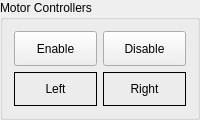
     <widget class="QGroupBox" name="mtrCtrlEnableBox">
      <property name="geometry">
       <rect>
        <x>687</x>
        <y>20</y>
        <width>200</width>
        <height>120</height>
       </rect>
      </property>
      <property name="title">
       <string>Motor Controllers</string>
      </property>
      <layout class="QGridLayout" name="gridLayout_5">
       <item row="0" column="0">
        <layout class="QHBoxLayout" name="mtrCtrlEnableButtonsBox">
         <item>
          <widget class="QPushButton" name="mtrCtrlEnableButton">
           <property name="sizePolicy">
            <sizepolicy hsizetype="Preferred" vsizetype="Preferred">
             <horstretch>0</horstretch>
             <verstretch>0</verstretch>
            </sizepolicy>
           </property>
           <property name="text">
            <string>Enable</string>
           </property>
           <property name="checkable">
            <bool>false</bool>
           </property>
           <property name="checked">
            <bool>false</bool>
           </property>
          </widget>
         </item>
         <item>
          <widget class="QPushButton" name="mtrCtrlDisableButton">
           <property name="sizePolicy">
            <sizepolicy hsizetype="Preferred" vsizetype="Preferred">
             <horstretch>0</horstretch>
             <verstretch>0</verstretch>
            </sizepolicy>
           </property>
           <property name="text">
            <string>Disable</string>
           </property>
           <property name="checkable">
            <bool>false</bool>
           </property>
           <property name="checked">
            <bool>false</bool>
           </property>
          </widget>
         </item>
        </layout>
       </item>
       <item row="1" column="0">
        <layout class="QHBoxLayout" name="mtrCtrlEnableIndicatorsBox">
         <item>
          <widget class="QLabel" name="mtrCtrlEnableLIndicator">
           <property name="sizePolicy">
            <sizepolicy hsizetype="Expanding" vsizetype="Preferred">
             <horstretch>0</horstretch>
             <verstretch>0</verstretch>
            </sizepolicy>
           </property>
           <property name="autoFillBackground">
            <bool>false</bool>
           </property>
           <property name="frameShape">
            <enum>QFrame::Shape::Box</enum>
           </property>
           <property name="frameShadow">
            <enum>QFrame::Shadow::Plain</enum>
           </property>
           <property name="lineWidth">
            <number>1</number>
           </property>
           <property name="text">
            <string>Left</string>
           </property>
           <property name="alignment">
            <set>Qt::AlignmentFlag::AlignCenter</set>
           </property>
          </widget>
         </item>
         <item>
          <widget class="QLabel" name="mtrCtrlEnableRIndicator">
           <property name="sizePolicy">
            <sizepolicy hsizetype="Expanding" vsizetype="Preferred">
             <horstretch>0</horstretch>
             <verstretch>0</verstretch>
            </sizepolicy>
           </property>
           <property name="autoFillBackground">
            <bool>false</bool>
           </property>
           <property name="frameShape">
            <enum>QFrame::Shape::Box</enum>
           </property>
           <property name="frameShadow">
            <enum>QFrame::Shadow::Plain</enum>
           </property>
           <property name="lineWidth">
            <number>1</number>
           </property>
           <property name="text">
            <string>Right</string>
           </property>
           <property name="alignment">
            <set>Qt::AlignmentFlag::AlignCenter</set>
           </property>
          </widget>
         </item>
        </layout>
       </item>
      </layout>
     </widget>
